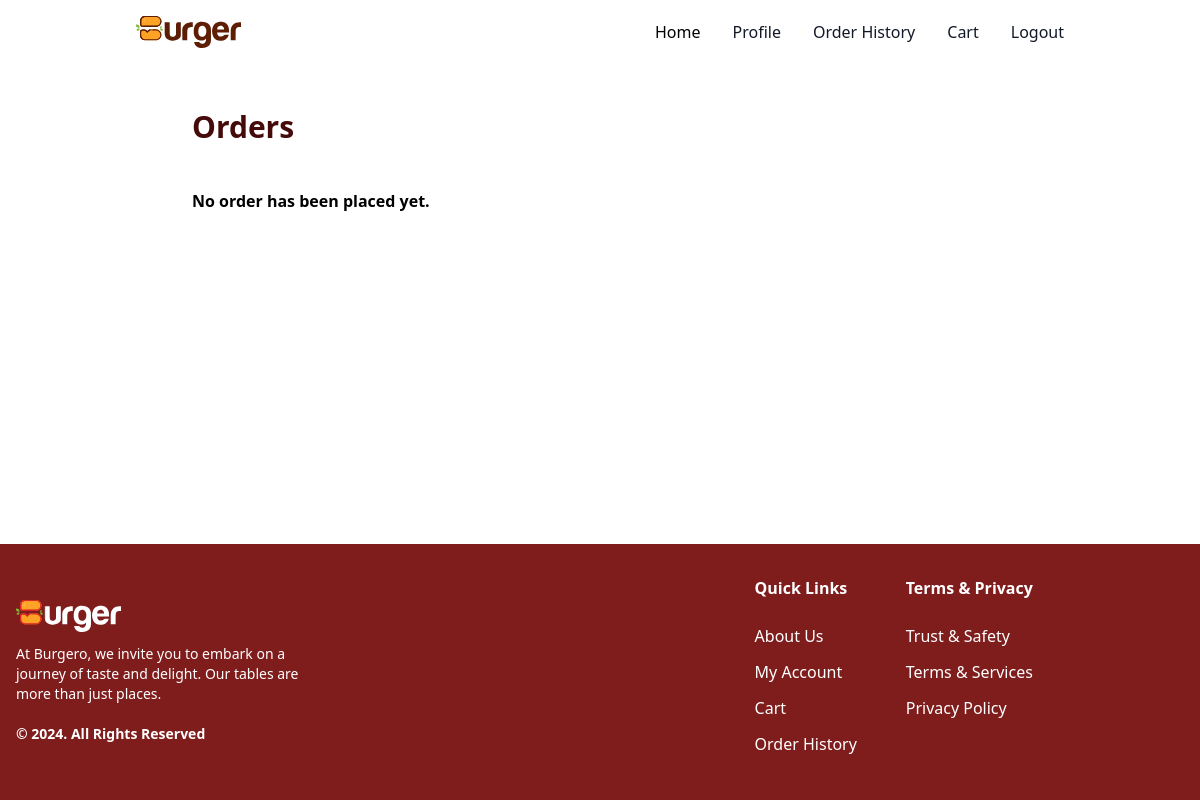
Before: /order-history/ (signed in) with the older database file.
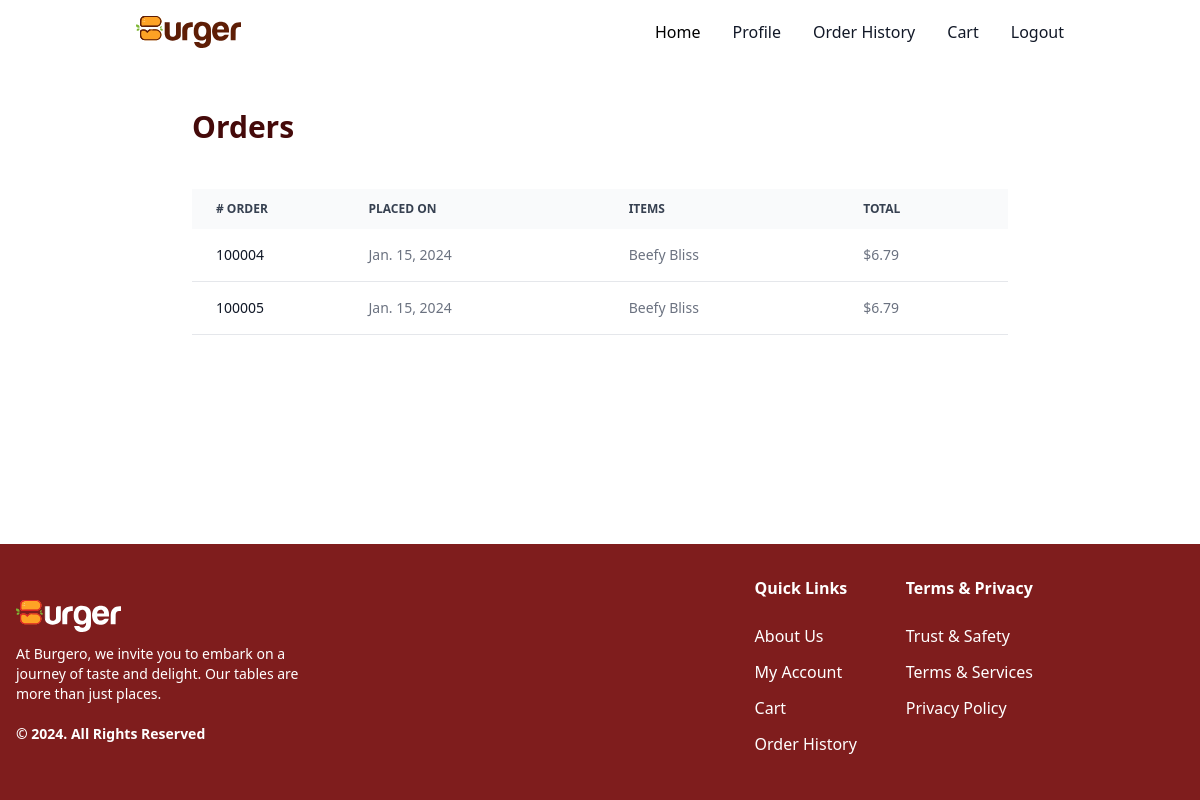
After: the same page with the newer database file.
### order/models.py (models this page shows, shortened)
class Order(models.Model):
    user = models.ForeignKey(User, on_delete=models.CASCADE)
    order_no = models.IntegerField(null=True, blank=True)
    placed_on = models.DateField(auto_now_add=True)
    items = models.ManyToManyField(Food, blank=True, related_name="orders")
    total = models.DecimalField(max_digits=12, decimal_places=2)

### food/models.py (models this page shows, shortened)
class Food(models.Model):
    name = models.CharField(max_length=100)
    description = models.TextField()
    price = models.DecimalField(max_digits=12, decimal_places=2)
    image = models.URLField()
    is_discount = models.BooleanField(blank=True, default=False)
    discount_price = models.DecimalField(max_digits=12, decimal_places=2, blank=True, null=True)
    category = models.ManyToManyField(Category)

### order/views.py (the view)
# urls.py: path('order-history/', OrderHistoryView.as_view() , name="order_history"),
class OrderHistoryView(ListView, LoginRequiredMixin):
    template_name = 'order_report.html'
    model = Order
    def get_queryset(self):
        queryset = super().get_queryset().filter(
            user=self.request.user
        ).order_by('-placed_on')
        return queryset

### order/templates/order_report.html
{% extends 'base.html' %}
{% block main %}
    <section class="flex justify-center">
        <div class="w-[85%]">
            <h1 class="text-5xl font-bold text-red-950 mt-10 mb-10">Orders</h1>
            {% if object_list %}
            <div class="relative overflow-x-auto">
                <table class="w-full text-sm text-left rtl:text-right text-gray-500 dark:text-gray-400">
                    <thead class="text-xs text-gray-700 uppercase bg-gray-50 dark:bg-gray-700 dark:text-gray-400">
                        <tr>
                            <th scope="col" class="pl-6 py-3 ">
                                # Order
                            </th>
                            <th scope="col" class="px-6 py-3">
                                Placed On
                            </th>
                            <th scope="col" class="px-6 py-3">
                                Items
                            </th>
                            <th scope="col" class="px-6 py-3">
                                Total
                            </th>
                        </tr>
                    </thead>
                    <tbody>
                        {% for order in object_list %}
                            <tr class="bg-white border-b dark:bg-gray-800 dark:border-gray-700">
                                <td class="pl-6 py-4 font-medium text-gray-900 whitespace-nowrap dark:text-white">
                                    {{order.order_no}}
                                </td>
                                <td class="px-6 py-4">
                                    {{order.placed_on}}
                                </td>
                                <td class="px-6 py-4">
                                    {% for item in order.items.all %}
                                        {{item.name}}
                                    {% endfor %}
                                </td>
                                <td class="px-6 py-4">
                                    ${{order.total}}
                                </td>
                            </tr>
                        {% endfor %}
                    </tbody>
                </table>
            </div>
            {% else %}
            <div>
                <h3 class="font-xl font-semibold">No order has been placed yet.</h3>
            </div>
            {% endif %}
        </div>
    </section>
{% endblock %}

Changed rows visible on the page:
added Order: order_no "100004", placed_on "Jan. 15, 2024", total "6.79"
now on this page (row unchanged): Food: name "Beefy Bliss"
added Order: order_no "100005", placed_on "Jan. 15, 2024", total "6.79"
Other visible differences:
text no longer shown: "No order has been placed yet."
text now shown: "# ORDER PLACED ON ITEMS TOTAL"
